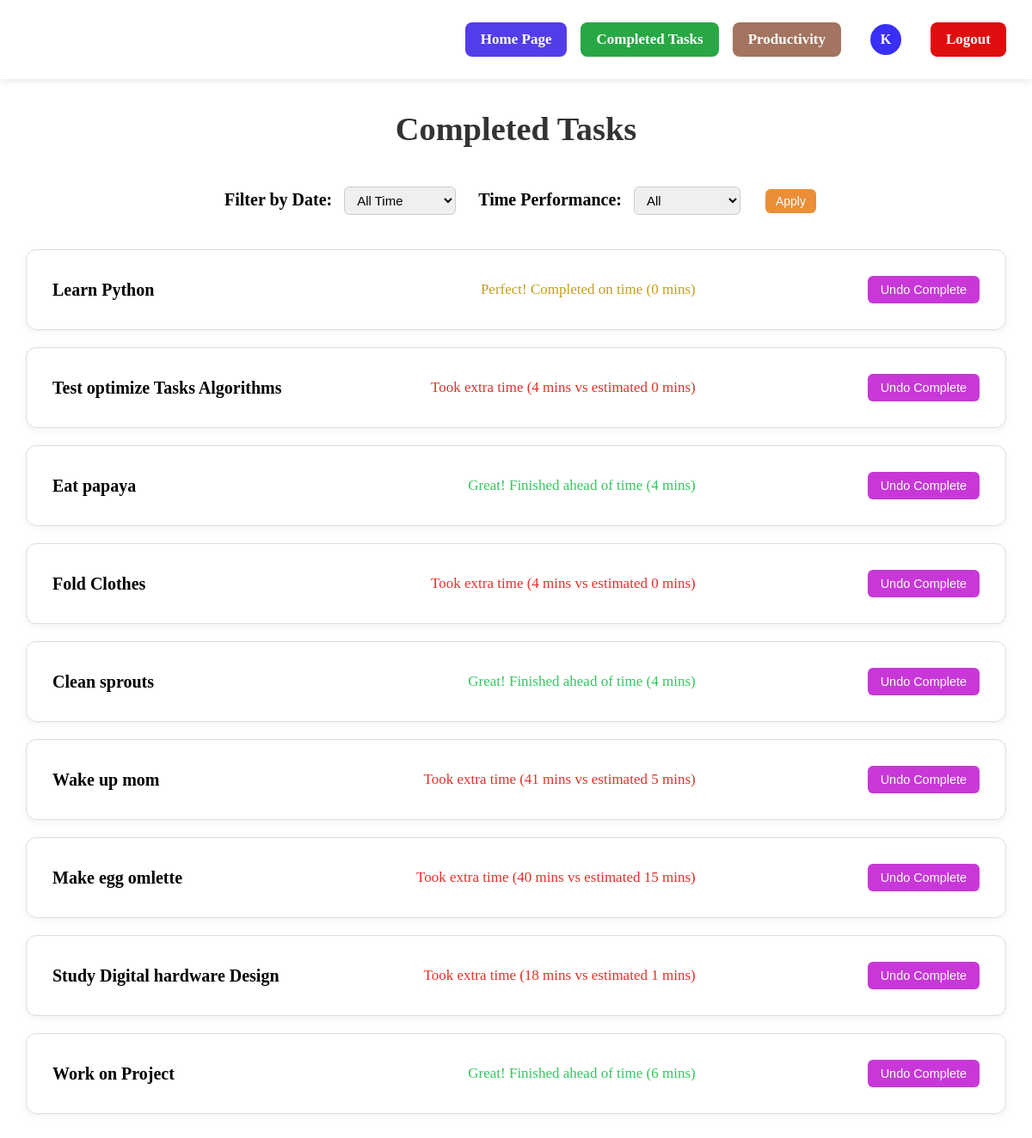
The app's page /completed_tasks (signed in) with its own data.
### tables this page shows
CREATE TABLE users (
        id INTEGER PRIMARY KEY AUTOINCREMENT,
        username TEXT NOT NULL UNIQUE,
        email TEXT NOT NULL UNIQUE,
        password TEXT NOT NULL,
        created_at TEXT DEFAULT CURRENT_TIMESTAMP
    );

CREATE TABLE completed_tasks (
        id INTEGER PRIMARY KEY AUTOINCREMENT,
        user_id INTEGER NOT NULL,
        task_name TEXT NOT NULL,
        description TEXT,
        estimated_time INTEGER NOT NULL,
        actual_time INTEGER,
        created_at TEXT,
        completed_at TEXT DEFAULT CURRENT_TIMESTAMP, start_time TEXT,
        FOREIGN KEY (user_id) REFERENCES users(id)
    );

### app.py (the view)
@app.route('/completed_tasks')
@login_required
def view_completed_tasks():
    conn = get_db_connection()
    cur = conn.cursor()
    cur.execute("SELECT username FROM users WHERE id = ?", (session['user_id'],))
    user = cur.fetchone()
    username = user['username'] if user else "User"
    filter_option = request.args.get('filter', 'all')  # date filter
    time_filter = request.args.get('time_filter', 'all')  # new time filter
    date_filter_sql = ""
    params = [session['user_id']]
    if filter_option == 'today':
        date_filter_sql = "AND DATE(completed_at) = ?"
        params.append(datetime.now().date())
    elif filter_option == 'last7':
        date_filter_sql = "AND DATE(completed_at) >= ?"
        params.append((datetime.now() - timedelta(days=7)).date())
    elif filter_option == 'last30':
        date_filter_sql = "AND DATE(completed_at) >= ?"
        params.append((datetime.now() - timedelta(days=30)).date())
    cur.execute(f"""
        SELECT * FROM completed_tasks
        WHERE user_id = ? {date_filter_sql}
        ORDER BY completed_at DESC
    """, params)
    rows = cur.fetchall()
    conn.close()
    completed = []
    for row in rows:
        actual = row['actual_time']
        estimated = row['estimated_time']
        qualifies = True
        if time_filter == 'before' and not (actual is not None and actual < estimated):
            qualifies = False
        elif time_filter == 'on' and not (actual is not None and actual == estimated):
            qualifies = False
        elif time_filter == 'after' and not (actual is not None and actual > estimated):
            qualifies = False
        if qualifies:
            completed.append({
                'id': row['id'],
                'user_id': row['user_id'],
                'task_name': row['task_name'],
                'description': row['description'],
                'estimated_time': estimated,
                'created_at': datetime.strptime(row['created_at'], "%Y-%m-%d %H:%M:%S") if row['created_at'] else None,
                'completed_at': datetime.strptime(row['completed_at'], "%Y-%m-%d %H:%M:%S") if row['completed_at'] else None,
                'actual_time': actual
            })
    return render_template(
        'completed.html',
        completed_tasks=completed,
        username=username,
        selected_filter=filter_option,
        selected_time_filter=time_filter
    )

### app.py (called while the page is built)
def login_required(f):
    @wraps(f)
    def decorated_function(*args, **kwargs):
        if 'user_id' not in session:
            return redirect(url_for('login'))
        return f(*args, **kwargs)
    return decorated_function

def get_db_connection():
    conn = sqlite3.connect('taskcrafter.db')
    conn.row_factory = sqlite3.Row
    return conn

### templates/completed.html (shortened to what this page needs)
{% extends 'base.html' %}
{% block extra_styles %}
  <link rel="stylesheet" href="{{ url_for('static', filename='completed.css') }}">
{% endblock %}
{% block content %}
<div class="dashboard-container">
  <h1 class="completed-title">Completed Tasks</h1>
  <div class="filters-wrapper">
    <form method="get" action="{{ url_for('view_completed_tasks') }}" class="filter-form">
      <label for="filter">Filter by Date:</label>
      <select name="filter" id="filter">
        <option value="all" {% if selected_filter == 'all' %}selected{% endif %}>All Time</option>
      </select>
      <label for="time_filter">Time Performance:</label>
      <select name="time_filter" id="time_filter">
        <option value="all" {% if selected_time_filter == 'all' %}selected{% endif %}>All</option>
      </select>
      <button type="submit" class="filter-btn">Apply</button>
    </form>
  </div>
  {% if completed_tasks %}
    {% for task in completed_tasks %}
      <div class="task-card">
        <div class="task-header">
          <h3 class="task-title">{{ task.task_name }}</h3>
          <div class="task-meta">
            {% if task.actual_time is not none %}
              {% if task.actual_time == task.estimated_time %}
                <span class="on-time">Perfect! Completed on time ({{ task.actual_time }} mins)</span>
              {% elif task.actual_time < task.estimated_time %}
                <span class="early">Great! Finished ahead of time ({{ task.actual_time }} mins)</span>
              {% else %}
                <span class="late">Took extra time ({{ task.actual_time }} mins vs estimated {{ task.estimated_time }} mins)</span>
              {% endif %}
            {% else %}
              <span class="no-data">Time data not available</span>
            {% endif %}
            <form method="POST" action="{{ url_for('unmark_complete', task_id=task.id) }}" style="display: inline;">
              <button class="undo-btn" type="submit">Undo Complete</button>
            </form>
          </div>
        </div>
      </div>
    {% endfor %}
  {% else %}
    <div class="no-tasks-message">
      No completed tasks to show.
    </div>
  {% endif %}
</div>
{% endblock %}

### templates/base.html (shortened to what this page needs)
<!DOCTYPE html>
<html>
<head>
    <link rel="stylesheet" href="{{ url_for('static', filename='base.css') }}">
    {% block extra_styles %}{% endblock %}
</head>
<body>
    <div class="topbar">
        <a href="{{ url_for('dashboard') }}" class="back-to-dashboard">Home Page</a>
        <a href="{{ url_for('view_completed_tasks') }}" class="completed-link">Completed Tasks</a>
        <a href="{{ url_for('productivity') }}" class="productivity-link">Productivity</a>
        <a href="{{ url_for('profile') }}" class="profile" title="Profile">
            <div class="profile-icon">{{ username[0] | upper }}</div>
        </a>
        <form action="{{ url_for('logout') }}" method="get" style="margin: 0;">
            <button type="submit" class="logout-btn">Logout</button>
        </form>
    </div>
    <div class="main-content">
        {% block content %}{% endblock %}
    </div>
</body>
</html>

### static/base.css (style rules this page uses)
.topbar { display: flex; align-items: center; padding: 18px 30px; background: linear-gradient(90deg, #a09b9b93 0%); gap: 16px; flex-wrap: wrap; justify-content: flex-end; box-shadow: 0 2px 8px rgba(0, 0, 0, 0.1); }
.topbar a, .topbar button { text-decoration: none; font-weight: 600; font-size: 17px; padding: 10px 18px; border: none; border-radius: 8px; cursor: pointer; white-space: nowrap; transition: background-color 0.3s ease, color 0.3s ease; color: #fff; font-family: 'Times New Roman', Times, serif; margin: 0; }
.back-to-dashboard { background-color: #2b12e6d0; }
.completed-link { background-color: #28a745; }
.productivity-link { background-color: #834326bc; color: #333; }
.profile-icon { width: 36px; height: 36px; border-radius: 50%; background-color: #1c11f5de; color: #fff; display: flex; align-items: center; justify-content: center; font-size: 16px; padding: 0; margin-left: 0; }
.logout-btn { background-color: #df0e0e; }

### static/completed.css (style rules this page uses)
body { margin: 0; padding: 0; box-sizing: border-box; }
.main-content { margin: 0; padding: 0; }
.dashboard-container { padding: 10px 30px; max-width: 1250px; margin: 0 auto; }
.task-card { background-color: #fff; border: 1px solid #ddd; border-radius: 12px; padding: 30px; margin-bottom: 20px; box-shadow: 0 3px 8px rgba(0, 0, 0, 0.05); }
.task-header { display: flex; justify-content: space-between; align-items: center; flex-wrap: wrap; gap: 10px; }
.task-title { font-size: 20px; margin: 0; font-weight: 600; }
.task-meta { display: flex; align-items: center; gap: 200px; flex-wrap: wrap; font-weight: 500; font-size : 17px; }
.early { color: #37c45f; }
.on-time { color: #c59c20; }
.late { color: #e4302a; }
.undo-btn { background-color: #c838d8; color: white; border: none; padding: 8px 15px; border-radius: 6px; cursor: pointer; font-size: 0.85em; transition: background-color 0.3s ease; }
.filter-form { text-align: center; margin-bottom: 100px; }
.filter-form label { font-weight: 600; margin-right: 10px; }
.filter-form select { padding: 6px 10px; font-size: 14px; border-radius: 6px; border: 1px solid #ccc; }
.filter-form { text-align: center; margin-bottom: 20px; }
.filters-wrapper { margin-bottom: 40px; padding: 10px 0 0 ; }
.filter-form label { font-weight: 600; margin: 0 10px; font-size: 20px; }
.filter-form select { padding: 6px 10px; font-size: 15px; border-radius: 6px; border: 1px solid #ccc; }
.filter-btn { margin-left: 25px; padding: 6px 12px; font-size: 14px; background-color: #ea8221e5; color: white; border: none; border-radius: 6px; cursor: pointer; }
.completed-title { text-align: center; font-size: 2.4rem; font-weight: bold; margin-bottom: 0 0 20px; color: #333; padding-bottom:10px; }

### records on screen
users: username "K"
completed_tasks: task_name "Learn Python", actual_time "0"
completed_tasks: task_name "Test optimize Tasks Algorithms", actual_time "4", estimated_time "0"
completed_tasks: task_name "Eat papaya", actual_time "4"
completed_tasks: task_name "Fold Clothes", actual_time "4", estimated_time "0"
completed_tasks: task_name "Clean sprouts", actual_time "4"
completed_tasks: task_name "Wake up mom", actual_time "41", estimated_time "5"
completed_tasks: task_name "Make egg omlette", actual_time "40", estimated_time "15"
completed_tasks: task_name "Study Digital hardware Design", actual_time "18", estimated_time "1"
completed_tasks: task_name "Work on Project", actual_time "6"
